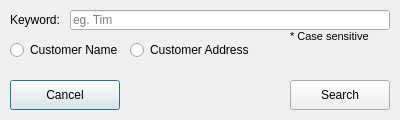
<?xml version="1.0" encoding="UTF-8"?>
<ui version="4.0">
 <class>Dialog</class>
 <widget class="QDialog" name="Dialog">
  <property name="geometry">
   <rect>
    <x>0</x>
    <y>0</y>
    <width>400</width>
    <height>120</height>
   </rect>
  </property>
  <property name="minimumSize">
   <size>
    <width>400</width>
    <height>120</height>
   </size>
  </property>
  <property name="maximumSize">
   <size>
    <width>400</width>
    <height>120</height>
   </size>
  </property>
  <property name="windowTitle">
   <string>Search</string>
  </property>
  <widget class="QLabel" name="label">
   <property name="geometry">
    <rect>
     <x>10</x>
     <y>10</y>
     <width>60</width>
     <height>20</height>
    </rect>
   </property>
   <property name="text">
    <string>Keyword:</string>
   </property>
  </widget>
  <widget class="QLineEdit" name="keywordTextbox">
   <property name="geometry">
    <rect>
     <x>70</x>
     <y>10</y>
     <width>320</width>
     <height>20</height>
    </rect>
   </property>
   <property name="text">
    <string/>
   </property>
   <property name="placeholderText">
    <string>eg. Tim</string>
   </property>
  </widget>
  <widget class="QPushButton" name="cancelButton">
   <property name="geometry">
    <rect>
     <x>10</x>
     <y>80</y>
     <width>110</width>
     <height>30</height>
    </rect>
   </property>
   <property name="text">
    <string>Cancel</string>
   </property>
  </widget>
  <widget class="QPushButton" name="searchButton">
   <property name="geometry">
    <rect>
     <x>290</x>
     <y>80</y>
     <width>100</width>
     <height>30</height>
    </rect>
   </property>
   <property name="text">
    <string>Search</string>
   </property>
  </widget>
  <widget class="QStackedWidget" name="view">
   <property name="geometry">
    <rect>
     <x>0</x>
     <y>40</y>
     <width>390</width>
     <height>20</height>
    </rect>
   </property>
   <property name="currentIndex">
    <number>1</number>
   </property>
   <widget class="QWidget" name="page">
    <widget class="QRadioButton" name="productRadio">
     <property name="geometry">
      <rect>
       <x>10</x>
       <y>0</y>
       <width>110</width>
       <height>20</height>
      </rect>
     </property>
     <property name="text">
      <string>Product Name</string>
     </property>
    </widget>
   </widget>
   <widget class="QWidget" name="page_2">
    <widget class="QRadioButton" name="nameRadio">
     <property name="geometry">
      <rect>
       <x>10</x>
       <y>0</y>
       <width>120</width>
       <height>20</height>
      </rect>
     </property>
     <property name="text">
      <string>Customer Name</string>
     </property>
    </widget>
    <widget class="QRadioButton" name="addressRadio">
     <property name="geometry">
      <rect>
       <x>130</x>
       <y>0</y>
       <width>140</width>
       <height>20</height>
      </rect>
     </property>
     <property name="text">
      <string>Customer Address</string>
     </property>
    </widget>
   </widget>
  </widget>
  <widget class="QLabel" name="label_2">
   <property name="geometry">
    <rect>
     <x>290</x>
     <y>30</y>
     <width>100</width>
     <height>13</height>
    </rect>
   </property>
   <property name="font">
    <font>
     <pointsize>8</pointsize>
     <italic>false</italic>
     <kerning>true</kerning>
    </font>
   </property>
   <property name="text">
    <string>* Case sensitive</string>
   </property>
  </widget>
 </widget>
 <resources/>
 <connections/>
</ui>
